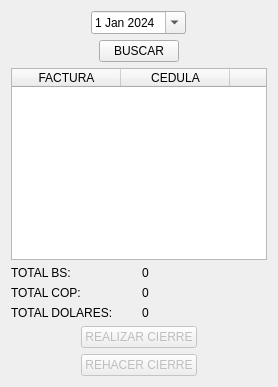
         <widget class="QWidget" name="vista_cierre">
          <layout class="QVBoxLayout" name="verticalLayout_7">
           <item>
            <layout class="QGridLayout" name="gridLayout_6">
             <item row="9" column="0" colspan="2" alignment="Qt::AlignmentFlag::AlignHCenter">
              <widget class="QPushButton" name="boton_rehacer_cierre">
               <property name="enabled">
                <bool>false</bool>
               </property>
               <property name="cursor">
                <cursorShape>PointingHandCursor</cursorShape>
               </property>
               <property name="text">
                <string>REHACER CIERRE</string>
               </property>
              </widget>
             </item>
             <item row="0" column="0" colspan="2" alignment="Qt::AlignmentFlag::AlignHCenter">
              <widget class="QDateEdit" name="date_cierre">
               <property name="cursor">
                <cursorShape>PointingHandCursor</cursorShape>
               </property>
               <property name="calendarPopup">
                <bool>true</bool>
               </property>
               <property name="timeSpec">
                <enum>Qt::TimeSpec::UTC</enum>
               </property>
               <property name="date">
                <date>
                 <year>2024</year>
                 <month>1</month>
                 <day>1</day>
                </date>
               </property>
              </widget>
             </item>
             <item row="3" column="1">
              <widget class="QLabel" name="label_bs_cierre">
               <property name="text">
                <string>0</string>
               </property>
              </widget>
             </item>
             <item row="8" column="0" colspan="2" alignment="Qt::AlignmentFlag::AlignHCenter">
              <widget class="QPushButton" name="boton_realizar_cierre">
               <property name="enabled">
                <bool>false</bool>
               </property>
               <property name="cursor">
                <cursorShape>PointingHandCursor</cursorShape>
               </property>
               <property name="text">
                <string>REALIZAR CIERRE</string>
               </property>
              </widget>
             </item>
             <item row="3" column="0">
              <widget class="QLabel" name="label_3">
               <property name="text">
                <string>TOTAL BS:</string>
               </property>
              </widget>
             </item>
             <item row="5" column="0">
              <widget class="QLabel" name="label_5">
               <property name="text">
                <string>TOTAL COP:</string>
               </property>
              </widget>
             </item>
             <item row="1" column="0" colspan="2" alignment="Qt::AlignmentFlag::AlignHCenter">
              <widget class="QPushButton" name="boton_buscar_cierre">
               <property name="cursor">
                <cursorShape>PointingHandCursor</cursorShape>
               </property>
               <property name="text">
                <string>BUSCAR</string>
               </property>
              </widget>
             </item>
             <item row="5" column="1">
              <widget class="QLabel" name="label_cop_cierre">
               <property name="text">
                <string>0</string>
               </property>
              </widget>
             </item>
             <item row="2" column="0" colspan="2">
              <widget class="QTableWidget" name="table_facturas_cierre">
               <property name="horizontalScrollBarPolicy">
                <enum>Qt::ScrollBarPolicy::ScrollBarAlwaysOff</enum>
               </property>
               <property name="editTriggers">
                <set>QAbstractItemView::EditTrigger::NoEditTriggers</set>
               </property>
               <property name="selectionBehavior">
                <enum>QAbstractItemView::SelectionBehavior::SelectRows</enum>
               </property>
               <property name="showGrid">
                <bool>false</bool>
               </property>
               <property name="rowCount">
                <number>0</number>
               </property>
               <property name="columnCount">
                <number>5</number>
               </property>
               <attribute name="horizontalHeaderCascadingSectionResizes">
                <bool>false</bool>
               </attribute>
               <attribute name="horizontalHeaderDefaultSectionSize">
                <number>109</number>
               </attribute>
               <attribute name="horizontalHeaderShowSortIndicator" stdset="0">
                <bool>false</bool>
               </attribute>
               <attribute name="horizontalHeaderStretchLastSection">
                <bool>true</bool>
               </attribute>
               <attribute name="verticalHeaderVisible">
                <bool>false</bool>
               </attribute>
               <column>
                <property name="text">
                 <string>FACTURA</string>
                </property>
               </column>
               <column>
                <property name="text">
                 <string>CEDULA</string>
                </property>
               </column>
               <column>
                <property name="text">
                 <string>BS</string>
                </property>
               </column>
               <column>
                <property name="text">
                 <string>COP</string>
                </property>
               </column>
               <column>
                <property name="text">
                 <string>DOLAR</string>
                </property>
               </column>
              </widget>
             </item>
             <item row="6" column="0">
              <widget class="QLabel" name="label_4">
               <property name="text">
                <string>TOTAL DOLARES:</string>
               </property>
              </widget>
             </item>
             <item row="6" column="1">
              <widget class="QLabel" name="label_dolar_cierre">
               <property name="text">
                <string>0</string>
               </property>
              </widget>
             </item>
            </layout>
           </item>
          </layout>
         </widget>
